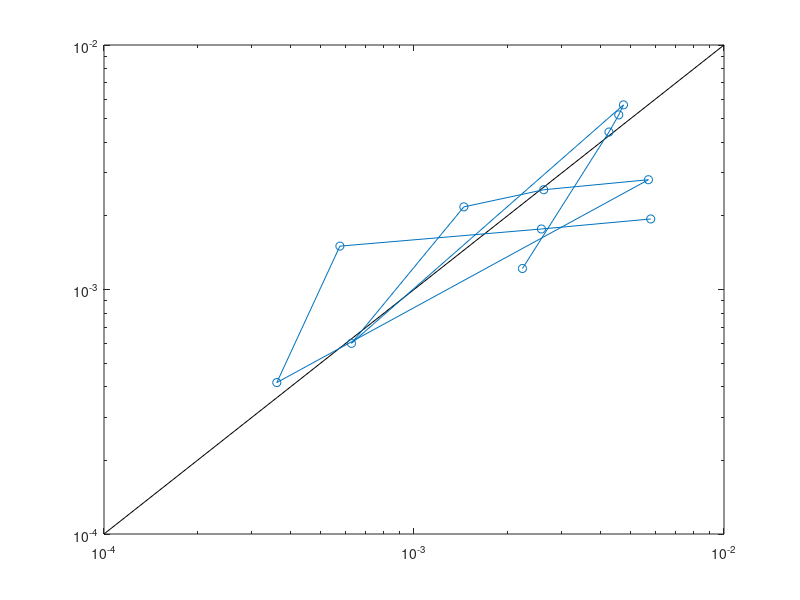

Recreate this plot in MATLAB. (Note: this script raises an error after producing the figure.)
% Empirical cohesive force model

clc
clear
close all

load cohesive

% set figure and graphics parameters (aspect ratio 1:1)
scrsz = get(0,'ScreenSize'); %[left, bottom, width, height]
newScrxz = [scrsz(3)/5 scrsz(4)/5 scrsz(3)*1.95/5 scrsz(4)*3/5];
figure('Name','Figure C.1: Modelled versus observed cohesive force.',...
    'NumberTitle','off','Position',newScrxz)


% STEP 1: CHECK DEPTH DEPENDENCY OF FORCE PULLS FOR CLAY
% (NOT SIGNIFICANT, pVal = .526)
y = clay(:,2);
n = length(y);
X = [ones(n,1) clay(:,1)];
[~,~,~,~,statsClay] = regress(y,X); % stats = [R2, F, pval, sig2]

% Force pulls for clay not dependent on burial depth, using a single model.
% For a linearised power law log(Y) = log(a) + b*log(D) + c*log(F) + error,
% we have:
%           log(Y) = log(mixForce/area) - log(mean(clayForce/area))
%           log(D) = log(mean size for range of sand sizes)
%           log(F) = log(clay fraction used in mixture)
%            error ~ N(0,sig2)  CHECK THIS ASSUMPTION

% STEP 2: LINEAERISED POWER LAW MODEL REGRESSION
% need to adjust zero fraction values by adding 0.001
frac = mix(:,3);
frac(frac == 0) = 0.001;
mix(:,3) = frac;

% log-linearised model
% (VERY SIGNIFICANT, pVal < .001, R2 = 0.54)
y = log(mix(:,7));
n = length(y);
X = [ones(n,1) log(mix(:,2:3))];
[b,bint,r,rint,stats] = regress(y,X); % stats = [R2, F, pval, sig2]

% checking residuals for normality (looks normal!)
% recall: if log(X) is normal, then X is lognormal
% qqplot(r)
% figure

% STEP 3: PLOTTING PAIRED COMPARISON
% power law model intercept
a = exp(b(1))*mean(clay(:,4));

% get unique values for size and frac
size = unique(mix(:,2));
frac = unique(mix(:,3));

% generate mean Y and Yhat values to compare
muHat = zeros(12,4);
idx = 0;
for ii = 1:3
    for jj = 1:4
        idx = idx + 1;
        muHat(idx,1) = size(ii);
        muHat(idx,2) = frac(jj);
        muHat(idx,3) = mean(mix(mix(:,2)==size(ii)&mix(:,3)==frac(jj),6));
        muHat(idx,4) = a*size(ii)^b(2)*frac(jj)^b(3);
    end
end

% generate paired comparison plot
loglog([0.0001, 0.01],[0.0001, 0.01],'-k')
hold on
h = loglog(muHat(:,3),muHat(:,4),'Marker','o');
h.Color = hex2rgb('#d95f02');
h.Marker = 'o';
h.MarkerFaceColor = hex2rgb('#d95f02');
h.MarkerSize = 8;
h.LineStyle = 'none';
hold off
xlim([0.0001, 0.01])
ylim([0.0001, 0.01])
str{1} = sprintf('a = %0.6f', a);
str{2} = sprintf('b = %0.4f', b(2));
str{3} = sprintf('c = %0.4f', b(3));
text(0.002,0.0003,str,'FontSize',20,'Color','black','HorizontalAlignment','Left')
txt = '\eta_{\phi} = a{\it D}^{ b}_{\phi}{\it F}^{ c}';
text(0.0002,0.004,txt,'FontSize',20,'Color','black')
xlabel('observed force/area (N mm^{-2})')
ylabel('fitted force/area (N mm^{-2})')
set(gca,'FontSize',20)


% writing output files (comment for graph display)
% saveas(gcf,'figC1','epsc')



%% import data and save to MAT files (comment when finished)

% clc
% clear
% close all
% 
% 
% 
% % read in data and headers
% [clay, clayHeader, ~] = xlsread('clay.xlsx');
% [mix, mixHeader, ~] = xlsread('mix.xlsx');
% 
% % calculating force per area from depth for both clay and mix
% clay = [clay 2*pi*(25/2)*clay(:,1)]; % area for spherical cap
% mix = [mix 2*pi*(25/2)*mix(:,1)];
% clay = [clay clay(:,2)./clay(:,3)]; % force/area
% mix = [mix mix(:,4)./mix(:,5)];
% mix = [mix mix(:,6)/mean(clay(:,4))]; % (force/area)/mean(clayforce/area)
% 
% % updating headers
% clayHeader{3} = 'areaMM2';
% mixHeader{5} = 'areaMM2';
% clayHeader{4} = 'forcePerArea';
% mixHeader{6} = 'forcePerArea';
% mixHeader{7} = 'forcePerAreaPerMeanClay';
% 
% % save data for use above
% save('cohesive.mat')


